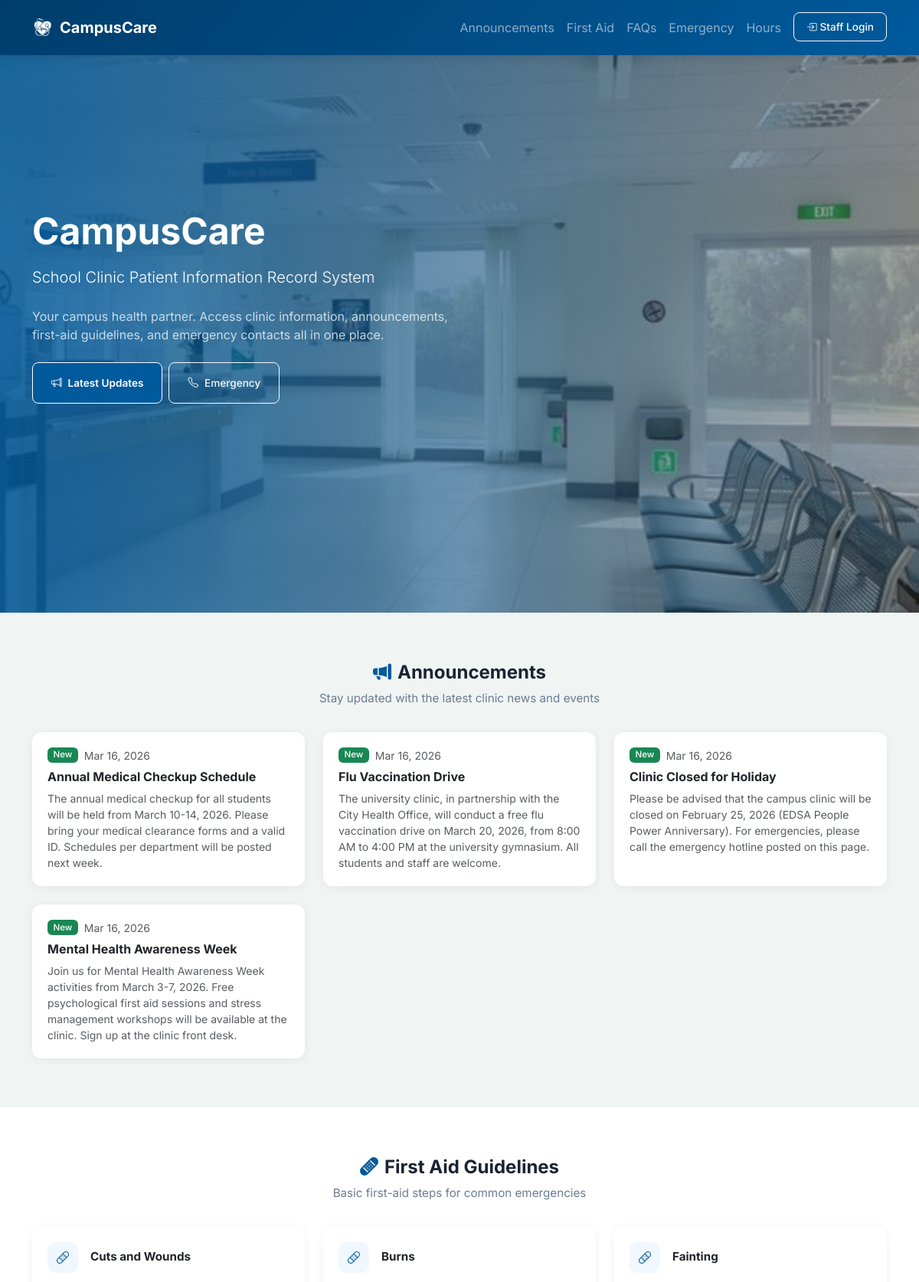
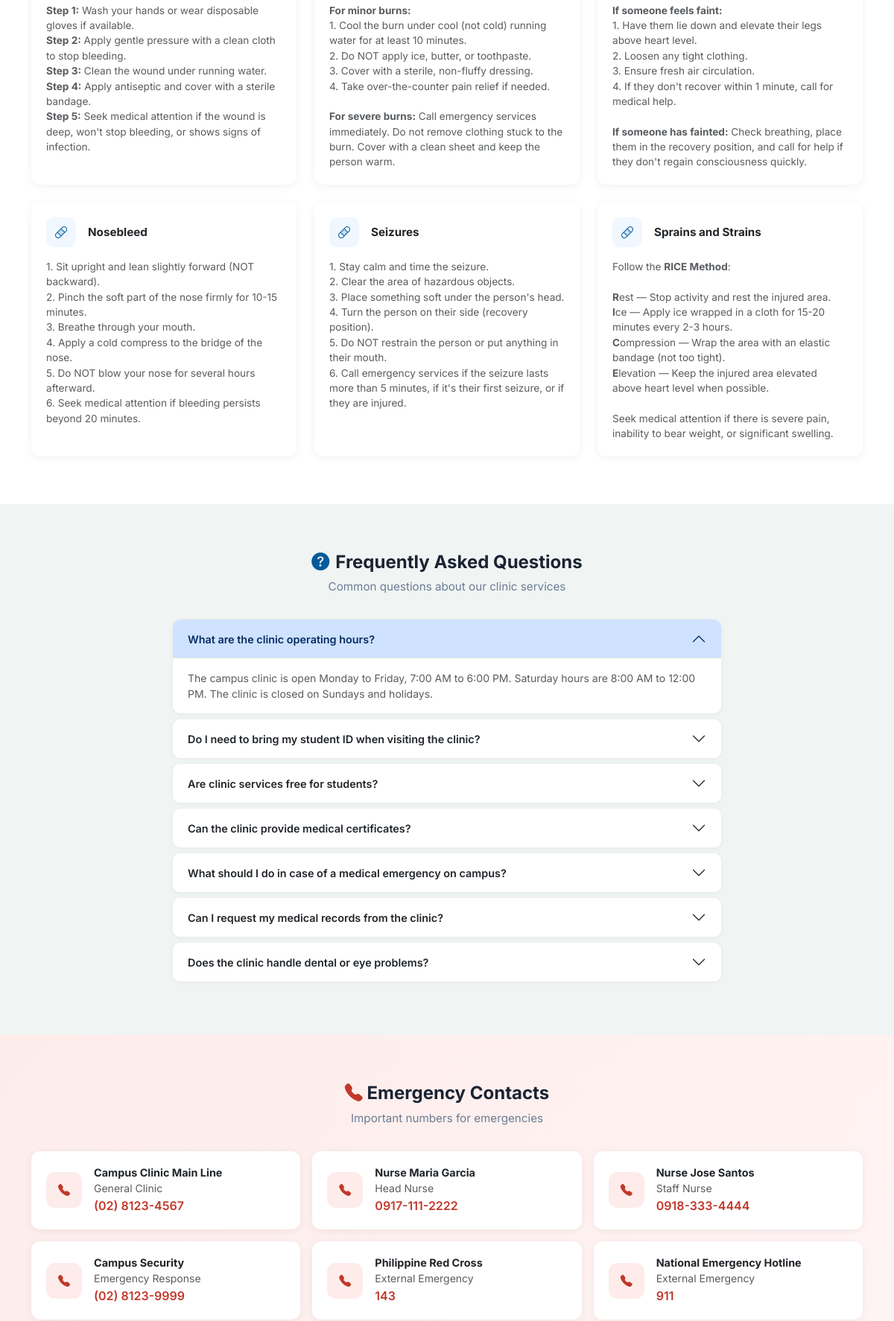
The page / (upper part) on the database its author committed (2 pictures, top to bottom).
### tables this page shows
CREATE TABLE IF NOT EXISTS `announcements` (
  `id` INT(11) NOT NULL AUTO_INCREMENT,
  `title` VARCHAR(200) NOT NULL,
  `content` TEXT NOT NULL,
  `posted_by` INT(11) DEFAULT NULL,
  `status` ENUM('published','draft') NOT NULL DEFAULT 'published',
  `created_at` DATETIME NOT NULL DEFAULT CURRENT_TIMESTAMP,
  `updated_at` DATETIME NOT NULL DEFAULT CURRENT_TIMESTAMP ON UPDATE CURRENT_TIMESTAMP,
  PRIMARY KEY (`id`),
  KEY `fk_announcement_user` (`posted_by`),
  CONSTRAINT `fk_announcement_user` FOREIGN KEY (`posted_by`) REFERENCES `users`(`id`) ON DELETE SET NULL
);

CREATE TABLE IF NOT EXISTS `first_aid_guidelines` (
  `id` INT(11) NOT NULL AUTO_INCREMENT,
  `title` VARCHAR(200) NOT NULL,
  `content` TEXT NOT NULL,
  `sort_order` INT(11) NOT NULL DEFAULT 0,
  `status` ENUM('active','inactive') NOT NULL DEFAULT 'active',
  `created_at` DATETIME NOT NULL DEFAULT CURRENT_TIMESTAMP,
  `updated_at` DATETIME NOT NULL DEFAULT CURRENT_TIMESTAMP ON UPDATE CURRENT_TIMESTAMP,
  PRIMARY KEY (`id`)
);

CREATE TABLE IF NOT EXISTS `faqs` (
  `id` INT(11) NOT NULL AUTO_INCREMENT,
  `question` VARCHAR(500) NOT NULL,
  `answer` TEXT NOT NULL,
  `sort_order` INT(11) NOT NULL DEFAULT 0,
  `status` ENUM('active','inactive') NOT NULL DEFAULT 'active',
  `created_at` DATETIME NOT NULL DEFAULT CURRENT_TIMESTAMP,
  `updated_at` DATETIME NOT NULL DEFAULT CURRENT_TIMESTAMP ON UPDATE CURRENT_TIMESTAMP,
  PRIMARY KEY (`id`)
);

CREATE TABLE IF NOT EXISTS `clinic_emergency_contacts` (
  `id` INT(11) NOT NULL AUTO_INCREMENT,
  `name` VARCHAR(150) NOT NULL,
  `role` VARCHAR(100) DEFAULT NULL,
  `phone_number` VARCHAR(20) NOT NULL,
  `email` VARCHAR(150) DEFAULT NULL,
  `sort_order` INT(11) NOT NULL DEFAULT 0,
  `status` ENUM('active','inactive') NOT NULL DEFAULT 'active',
  `created_at` DATETIME NOT NULL DEFAULT CURRENT_TIMESTAMP,
  PRIMARY KEY (`id`)
);

### config/database.php (called while the page is built, shortened)
<?php
class Database
{
    private static $instance = null;
    private $pdo;
    private function __construct()
    {
        try {
            $dsn = "mysql:host=" . DB_HOST . ";dbname=" . DB_NAME . ";charset=" . DB_CHARSET;
            $options = [
                PDO::ATTR_ERRMODE => PDO::ERRMODE_EXCEPTION,
                PDO::ATTR_DEFAULT_FETCH_MODE => PDO::FETCH_ASSOC,
                PDO::ATTR_EMULATE_PREPARES => false,
            ];
            $this->pdo = new PDO($dsn, DB_USER, DB_PASS, $options);
        }
        catch (PDOException $e) {
            die("Database connection failed: " . $e->getMessage());
        }
    }
    public static function getInstance()
    {
        if (self::$instance === null) {
            self::$instance = new self();
        }
        return self::$instance;
    }
    public function query($sql, $params = [])
    {
        $stmt = $this->pdo->prepare($sql);
        $stmt->execute($params);
        return $stmt;
    }
    public function fetchAll($sql, $params = [])
    {
        return $this->query($sql, $params)->fetchAll();
    }
}

### includes/functions.php (called while the page is built, shortened)
<?php
function e($string)
{
    return htmlspecialchars($string ?? '', ENT_QUOTES, 'UTF-8');
}
function formatDate($date, $format = 'M d, Y')
{
    return date($format, strtotime($date));
}

### index.php (the view, shortened to what this page needs)
<?php
require_once __DIR__ . '/config/database.php';
require_once __DIR__ . '/includes/functions.php';
$db = Database::getInstance();
$announcements = $db->fetchAll("SELECT * FROM announcements WHERE status = 'published' ORDER BY created_at DESC LIMIT 6");
$faqs = $db->fetchAll("SELECT * FROM faqs WHERE status = 'active' ORDER BY sort_order ASC");
$firstAidGuidelines = $db->fetchAll("SELECT * FROM first_aid_guidelines WHERE status = 'active' ORDER BY sort_order ASC");
$emergencyContacts = $db->fetchAll("SELECT * FROM clinic_emergency_contacts WHERE status = 'active' ORDER BY sort_order ASC");
?>
<!DOCTYPE html>
<html lang="en">
<head>
    <link rel="stylesheet" href="<?php echo BASE_URL; ?>/node_modules/bootstrap/dist/css/bootstrap.min.css">
    <link rel="stylesheet" href="<?php echo BASE_URL; ?>/node_modules/bootstrap-icons/font/bootstrap-icons.css">
    <link rel="stylesheet" href="<?php echo BASE_URL; ?>/css/style.css">
</head>
<body>
    <nav class="navbar navbar-expand-lg navbar-dark public-navbar fixed-top" style="box-shadow: 0 2px 15px rgba(0,0,0,0.15);">
        <div class="container">
            <a class="navbar-brand d-flex align-items-center fw-bold" href="#">
                <img src="<?php echo BASE_URL; ?>/assets/logo-main-w.png" alt="<?php echo APP_NAME; ?>" style="width:28px;height:28px;object-fit:contain;" class="me-2"><?php echo APP_NAME; ?>
            </a>
            <div class="collapse navbar-collapse" id="publicNav">
                <ul class="navbar-nav ms-auto">
                    <li class="nav-item"><a class="nav-link" href="#announcements">Announcements</a></li>
                    <li class="nav-item"><a class="nav-link" href="#firstaid">First Aid</a></li>
                    <li class="nav-item"><a class="nav-link" href="#faqs">FAQs</a></li>
                    <li class="nav-item"><a class="nav-link" href="#emergency">Emergency</a></li>
                    <li class="nav-item"><a class="nav-link" href="#hours">Hours</a></li>
                    <li class="nav-item ms-lg-2">
                        <a class="btn btn-outline-light btn-sm px-3" href="<?php echo BASE_URL; ?>/login.php">
                            <i class="bi bi-box-arrow-in-right me-1"></i>Staff Login
                        </a>
                    </li>
                </ul>
            </div>
        </div>
    </nav>
    <section class="public-hero p-0 position-relative overflow-hidden" style="min-height: 100vh;">
        <div id="heroBgCarousel" class="carousel slide carousel-fade position-absolute w-100 h-100" data-bs-ride="carousel" data-bs-interval="3000" style="z-index: 1;">
            <div class="carousel-inner h-100">
                <div class="carousel-item active h-100">
                    <div class="carousel-img-overlay" style="background-image: url('assets/clinic1.jpg');"></div>
                </div>
            </div>
        </div>
        <div class="container position-relative d-flex align-items-center" style="z-index: 2; min-height: 100vh;">
            <div class="row">
                <div class="col-lg-7 text-white">
                    <h1 class="display-5 fw-bold mb-3 animate-fade-in"><?php echo APP_NAME; ?></h1>
                    <p class="lead mb-4 opacity-100 animate-fade-in animate-delay-1"><?php echo APP_TAGLINE; ?></p>
                    <p class="mb-4 opacity-75 animate-fade-in animate-delay-2">
                        Your campus health partner. Access clinic information, announcements, first-aid guidelines, and emergency contacts all in one place.
                    </p>
                    <div class="animate-fade-in animate-delay-3 d-flex flex-column flex-md-row gap-2">
                        <a href="#announcements" class="btn btn-primary btn-md px-4 py-3 fw-semibold border-white d-flex align-items-center justify-content-center">
                            <i class="bi bi-megaphone me-2"></i>Latest Updates
                        </a>
                        <a href="#emergency" class="btn btn-outline-light btn-md px-4 py-3 d-flex align-items-center justify-content-center">
                            <i class="bi bi-telephone me-2"></i>Emergency
                        </a>
                    </div>
                </div>
            </div>
        </div>
    </section>
    <section class="public-section" id="announcements">
        <div class="container">
            <div class="text-center mb-4">
                <h2 class="section-title"><i class="bi bi-megaphone-fill text-primary-cc me-2"></i>Announcements</h2>
                <p class="section-subtitle">Stay updated with the latest clinic news and events</p>
            </div>
            <?php if (empty($announcements)): ?>
            <div class="empty-state"><i class="bi bi-megaphone"></i><p>No announcements at this time.</p></div>
            <?php
else: ?>
            <div class="row g-4">
                <?php foreach ($announcements as $ann): ?>
                <div class="col-md-6 col-lg-4">
                    <div class="public-card card h-100">
                        <div class="card-body">
                            <div class="d-flex align-items-center mb-2">
                                <span class="badge bg-success me-2">New</span>
                                <small class="text-muted"><?php echo formatDate($ann['created_at']); ?></small>
                            </div>
                            <h5 class="card-title fw-bold mb-2" style="font-size: 1rem;"><?php echo e($ann['title']); ?></h5>
                            <p class="card-text text-muted" style="font-size: 0.875rem;"><?php echo e($ann['content']); ?></p>
                        </div>
                    </div>
                </div>
                <?php
    endforeach; ?>
            </div>
            <?php
endif; ?>
        </div>
    </section>
    <section class="public-section" id="firstaid">
        <div class="container">
            <div class="text-center mb-4">
                <h2 class="section-title"><i class="bi bi-bandaid-fill text-primary-cc me-2"></i>First Aid Guidelines</h2>
                <p class="section-subtitle">Basic first-aid steps for common emergencies</p>
            </div>
            <?php if (empty($firstAidGuidelines)): ?>
            <div class="empty-state"><i class="bi bi-bandaid"></i><p>No guidelines available.</p></div>
            <?php
else: ?>
            <div class="row g-4">
                <?php foreach ($firstAidGuidelines as $guide): ?>
                <div class="col-md-6 col-lg-4">
                    <div class="public-card card h-100">
                        <div class="card-body">
                            <div class="d-flex align-items-center mb-3">
                                <div style="width:40px;height:40px;border-radius:10px;background:var(--cc-primary-bg);display:flex;align-items:center;justify-content:center;" class="me-3">
                                    <i class="bi bi-bandaid text-primary-cc"></i>
                                </div>
                                <h5 class="card-title fw-bold mb-0" style="font-size: 0.95rem;"><?php echo e($guide['title']); ?></h5>
                            </div>
                            <div class="text-muted" style="font-size: 0.85rem;"><?php echo $guide['content']; ?></div>
                        </div>
                    </div>
                </div>
                <?php
    endforeach; ?>
            </div>
            <?php
endif; ?>
        </div>
    </section>
    <section class="public-section" id="faqs">
        <div class="container">
            <div class="text-center mb-4">
                <h2 class="section-title"><i class="bi bi-question-circle-fill text-primary-cc me-2"></i>Frequently Asked Questions</h2>
                <p class="section-subtitle">Common questions about our clinic services</p>
            </div>
            <?php if (empty($faqs)): ?>
            <div class="empty-state"><i class="bi bi-question-circle"></i><p>No FAQs available.</p></div>
            <?php
else: ?>
            <div class="row justify-content-center">
                <div class="col-lg-8">
                    <div class="accordion" id="faqAccordion">
                        <?php foreach ($faqs as $i => $faq): ?>
                        <div class="accordion-item border-0 mb-2" style="border-radius: 10px; overflow: hidden; box-shadow: 0 1px 6px rgba(0,0,0,0.05);">
                            <h2 class="accordion-header">
                                <button class="accordion-button <?php echo $i > 0 ? 'collapsed' : ''; ?> fw-semibold" type="button"
                                        data-bs-toggle="collapse" data-bs-target="#faq<?php echo $faq['id']; ?>" style="font-size: 0.9rem;">
                                    <?php echo e($faq['question']); ?>
                                </button>
                            </h2>
                            <div id="faq<?php echo $faq['id']; ?>" class="accordion-collapse collapse <?php echo $i === 0 ? 'show' : ''; ?>" data-bs-parent="#faqAccordion">
                                <div class="accordion-body text-muted" style="font-size: 0.875rem;">
                                    <?php echo e($faq['answer']); ?>
                                </div>
                            </div>
                        </div>
                        <?php
    endforeach; ?>
                    </div>
                </div>
            </div>
            <?php
endif; ?>
        </div>
    </section>
    <section class="public-section" id="emergency" style="background: linear-gradient(135deg, #fdecea, #fff5f5);">
        <div class="container">
            <div class="text-center mb-4">
                <h2 class="section-title"><i class="bi bi-telephone-fill" style="color: var(--cc-danger);"></i> Emergency Contacts</h2>
                <p class="section-subtitle">Important numbers for emergencies</p>
            </div>
            <?php if (empty($emergencyContacts)): ?>
            <div class="empty-state"><i class="bi bi-telephone"></i><p>No emergency contacts listed.</p></div>
            <?php
else: ?>
            <div class="row g-3 justify-content-center">
                <?php foreach ($emergencyContacts as $contact): ?>
                <div class="col-md-6 col-lg-4">
                    <div class="card border-0 h-100" style="border-radius: 12px;">
                        <div class="card-body d-flex align-items-center">
                            <div style="width:48px;height:48px;border-radius:12px;background:var(--cc-danger-bg);display:flex;align-items:center;justify-content:center;flex-shrink:0;" class="me-3">
                                <i class="bi bi-telephone-fill" style="color: var(--cc-danger);"></i>
                            </div>
                            <div>
                                <h6 class="fw-bold mb-0" style="font-size: 0.9rem;"><?php echo e($contact['name']); ?></h6>
                                <?php if ($contact['role']): ?>
                                <small class="text-muted"><?php echo e($contact['role']); ?></small><br>
                                <?php
        endif; ?>
                                <a href="tel:<?php echo e($contact['phone_number']); ?>" class="fw-semibold" style="color: var(--cc-danger);">
                                    <?php echo e($contact['phone_number']); ?>
                                </a>
                            </div>
                        </div>
                    </div>
                </div>
                <?php
    endforeach; ?>
            </div>
            <?php
endif; ?>
        </div>
    </section>
</body>
</html>

### rows shown on the page
announcements: created_at "Mar 16, 2026", title "Annual Medical Checkup Schedule", content "The annual medical checkup for all students will be held from March 10-14, 2026. Please bring your medical clearance forms and a valid ID. Schedules per department will be posted next week."
announcements: created_at "Mar 16, 2026", title "Flu Vaccination Drive", content "The university clinic, in partnership with the City Health Office, will conduct a free flu vaccination drive on March 20, 2026, from 8:00 AM to 4:00 PM at the university gymnasium. All students and staff are welcome."
announcements: created_at "Mar 16, 2026", title "Clinic Closed for Holiday", content "Please be advised that the campus clinic will be closed on February 25, 2026 (EDSA People Power Anniversary). For emergencies, please call the emergency hotline posted on this page."
announcements: created_at "Mar 16, 2026", title "Mental Health Awareness Week", content "Join us for Mental Health Awareness Week activities from March 3-7, 2026. Free psychological first aid sessions and stress management workshops will be available at the clinic. Sign up at the clinic front desk."
first_aid_guidelines: title "Cuts and Wounds", content "Step 1: Wash your hands or wear disposable gloves if available. Step 2: Apply gentle pressure with a clean cloth to stop bleeding. Step 3: Clean the wound under running water. Step 4: Apply antiseptic and cover with a sterile bandage. Step 5: Seek medical attention if the wound is deep, won't stop bleeding, or shows signs of infection."
first_aid_guidelines: title "Burns", content "For minor burns: 1. Cool the burn under cool (not cold) running water for at least 10 minutes. 2. Do NOT apply ice, butter, or toothpaste. 3. Cover with a sterile, non-fluffy dressing. 4. Take over-the-counter pain relief if needed. For severe burns: Call emergency services immediately. Do not remove clothing stuck to the burn. Cover with a clean sheet and keep the person warm."
first_aid_guidelines: title "Fainting", content "If someone feels faint: 1. Have them lie down and elevate their legs above heart level. 2. Loosen any tight clothing. 3. Ensure fresh air circulation. 4. If they don't recover within 1 minute, call for medical help. If someone has fainted: Check breathing, place them in the recovery position, and call for help if they don't regain consciousness quickly."
first_aid_guidelines: title "Nosebleed", content "1. Sit upright and lean slightly forward (NOT backward). 2. Pinch the soft part of the nose firmly for 10-15 minutes. 3. Breathe through your mouth. 4. Apply a cold compress to the bridge of the nose. 5. Do NOT blow your nose for several hours afterward. 6. Seek medical attention if bleeding persists beyond 20 minutes."
first_aid_guidelines: title "Seizures", content "1. Stay calm and time the seizure. 2. Clear the area of hazardous objects. 3. Place something soft under the person's head. 4. Turn the person on their side (recovery position). 5. Do NOT restrain the person or put anything in their mouth. 6. Call emergency services if the seizure lasts more than 5 minutes, if it's their first seizure, or if they are injured."
first_aid_guidelines: title "Sprains and Strains", content "Follow the RICE Method : R est — Stop activity and rest the injured area. I ce — Apply ice wrapped in a cloth for 15-20 minutes every 2-3 hours. C ompression — Wrap the area with an elastic bandage (not too tight). E levation — Keep the injured area elevated above heart level when possible. Seek medical attention if there is severe pain, inability to bear weight, or significant swelling."
faqs: question "What are the clinic operating hours?", answer "The campus clinic is open Monday to Friday, 7:00 AM to 6:00 PM. Saturday hours are 8:00 AM to 12:00 PM. The clinic is closed on Sundays and holidays."
faqs: question "Do I need to bring my student ID when visiting the clinic?"
faqs: question "Are clinic services free for students?"
faqs: question "Can the clinic provide medical certificates?"
faqs: question "What should I do in case of a medical emergency on campus?"
faqs: question "Can I request my medical records from the clinic?"
faqs: question "Does the clinic handle dental or eye problems?"
clinic_emergency_contacts: name "Campus Clinic Main Line", role "General Clinic", phone_number "(02) 8123-4567"
clinic_emergency_contacts: name "Nurse Maria Garcia", role "Head Nurse", phone_number "0917-111-2222"
clinic_emergency_contacts: name "Nurse Jose Santos", role "Staff Nurse", phone_number "0918-333-4444"
clinic_emergency_contacts: name "Campus Security", role "Emergency Response", phone_number "(02) 8123-9999"
clinic_emergency_contacts: name "Philippine Red Cross", role "External Emergency", phone_number "143"
clinic_emergency_contacts: name "National Emergency Hotline", role "External Emergency", phone_number "911"

### other values the page prints
APP_NAME "CampusCare"
APP_TAGLINE "School Clinic Patient Information Record System"
